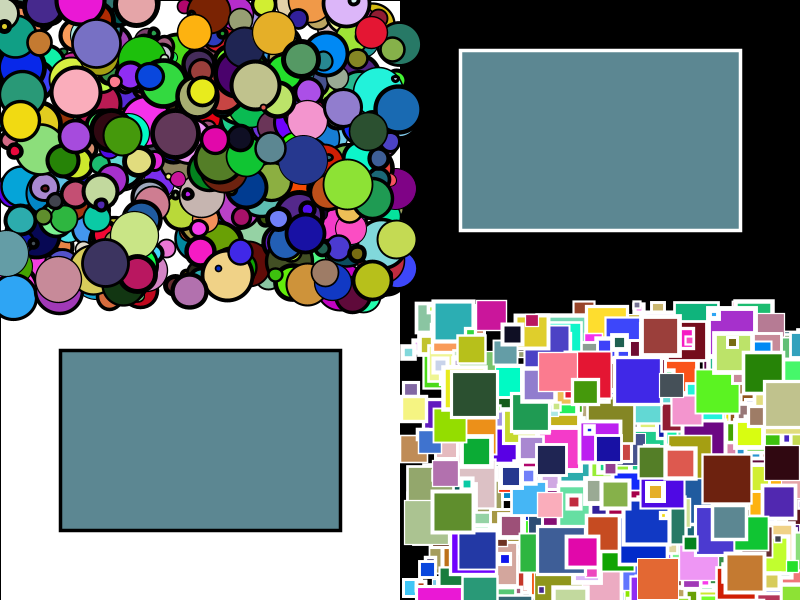
Frame 1 (no input)
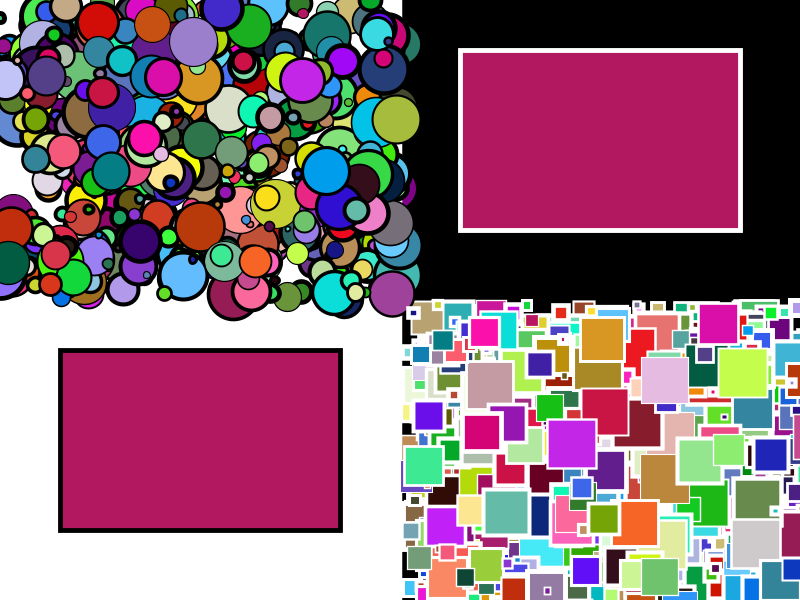
Frame 2 (the mouse pressed at the canvas centre, redrawn once)

The Processing sketch that drew these frames (run headless with seeded random() and noise(); the mouse was pressed at the canvas centre and the sketch redrawn once):

// Processing sketch: processing_58635
// ── processing_58635.pde

void setup(){    //Abertura de função void setup- não retribui nenhum valor final
  size (800,600); //define o tamanho da janela para 800x600
  smooth();       // suaviza o desenho. anti-aliasing
  noLoop();       // Previne que o programa se reproduza em ciclos contínuos
  background(0);  //define a cor/brilho da janela para 0 - preto
}                 //fecho da função void setup

void draw(){      //abertura da função void draw

int limiteHorizontal = 200; // define a margem lateral da geraçao de objectos
int limiteVertical = 150; // define a margem vertical da geraçao de objectos
int crectX = 60; // define a margem lateral da geraçao do rectangulo do canto inf esq
int crectY = height/2 + 50; // define a margem vertical da geraçao do rectangulo do canto inf esq
int crectX2 = width/2 + 60; // define a margem lateral da geraçao do rect do canto sup direito
int crectY2 = 50; // define a margem vertical da geraçao do rect do canto sup direito
int nobjectos = 500; // define a variável nobjectos para o valor 200, valor maximo de objectos de cada tipo que vao ser gerados

fill(255); // define a cor branca para o seguinte objecto, luminosidade maxima
rect(0, 0, width/2, height); // define um rectangulo branco de fundo que divide a imagem em 2, branco e preto

for ( int i = 0; i < nobjectos; i++) 
/* ciclo que começa em i=0 e vai até o valor definido para a variável
   nobjectos, que neste caso é 200*/
  {    // abertura do ciclo For
     float coordX = random (width/4-limiteHorizontal, width/4 +limiteHorizontal); // gerar um numero para posição horizontal canto superior esq
     float coordY = random (height/4-limiteVertical, height/4 + limiteVertical); // gerar um numero para posição vertical canto superior esq
     float coordX2 = random (width*0.75-limiteHorizontal, width*0.75 + limiteHorizontal); // gerar um numero para posição horizontal canto inferior dir
     float coordY2 = random (height*0.75-limiteVertical, height*0.75 + limiteVertical); // gerar um numero para posição vertical canto inferior dir

     float r = random(255); // gerar um valor para a componente vermelha entre 0 e 255
     float g = random(255); // gerar um valor para a componente verde entre 0 e 255
     float b = random(255); // gerar um valor para a componente azul entre 0 e 255
     
     float diametro = random (5, 50); // gera um diametro entre 5 e 50
     strokeWeight(random(1,5)); // define a grossura do contorno entre 1 e 5
     stroke(0); // define os contornos como pretos, luminosidade 0
     fill(r,g,b); // //define a cor de preenchimento dos  objectos seguintes para os valores assumidos pelas variaveis R G e B
     ellipse ( coordX, coordY, diametro, diametro); // desenhar a elipse com os valores gerados
     
     float lado = random (5, 50); // gera um lado do rectangulo entre 5 e 50
     strokeWeight(random(1,5)); // define a grossura do contorno entre 1 e 5
     stroke(255); // define os contornos como brancos, luminosidade 255
     fill(r,g,b); // //define a cor de preenchimento dos  objectos seguintes para os valores assumidos pelas variaveis R G e B
     rect ( coordX2, coordY2, lado, lado); // desenha o rectangulo com os valores gerados
     } //fecho do ciclo For

stroke(0); // define os contornos como pretos, luminosidade 0
rect(crectX, crectY, (width/2)-2*(crectX) , (height/2)-2*(crectX)); // define um rectangulo com a ultima cor definida no ciclo, no canto inferior esquerdo com margens definidas pelas variaveis crectX e Y
stroke(255); // define os contornos como pretos, luminosidade 0
rect(crectX2, crectY2, (width/2)-2*(crectX) , (height/2)-2*(crectX)); // define um rectangulo com a ultima cor definida no ciclo, no canto inferior esquerdo com margens definidas pelas variaveis crectX e Y

}//fecho da funçao void draw
